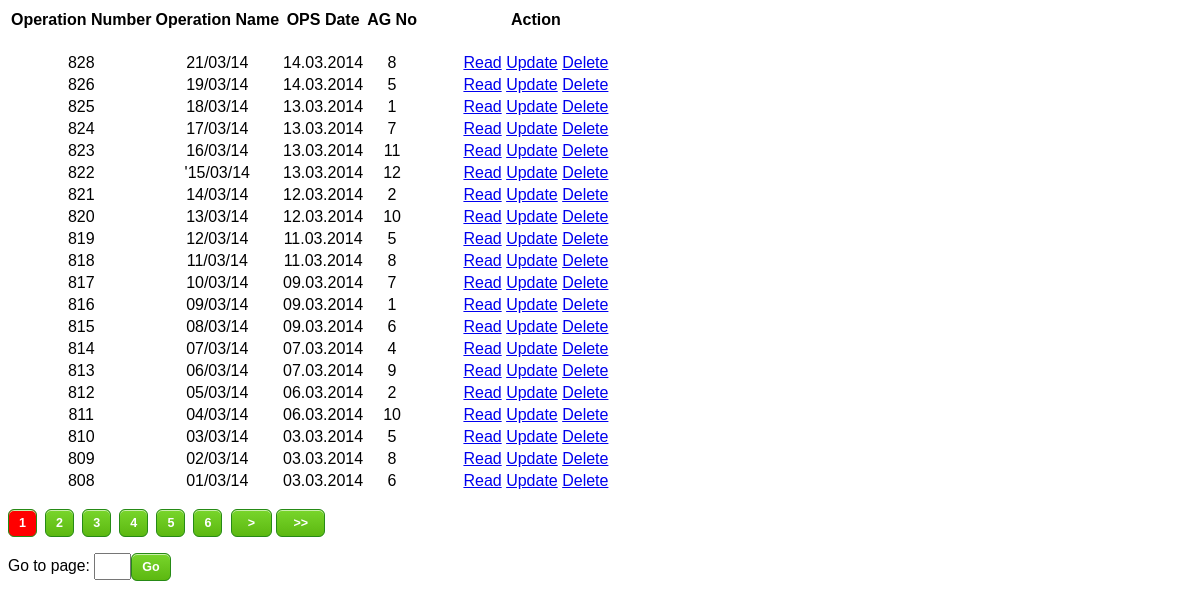
/total_ops.php, run on the app's committed database.
### tables this page shows
CREATE TABLE IF NOT EXISTS `operations` (
  `id` double DEFAULT NULL,
  `OPS_NAME` varchar(255) DEFAULT NULL,
  `DISTRICT` varchar(255) DEFAULT NULL,
  `PS` varchar(255) DEFAULT NULL,
  `AREA_OF_OPERATION` varchar(255) DEFAULT NULL,
  `OPS_DATE` varchar(255) DEFAULT NULL,
  `DURATION` varchar(255) DEFAULT NULL,
  `AG-NO` varchar(255) DEFAULT NULL,
  `REMARKS` varchar(255) DEFAULT NULL,
  `OTHER FORCES` varchar(255) DEFAULT NULL,
  `year` double DEFAULT NULL
);

### total_ops.php (the view, shortened to what this page needs)
<div class="container">
    <div class="row">
        <div class="container">
            <div class="row">
                <div class="col-md-12">
                    <div class="table-responsive">
                        <table id="mytable" class="table table-bordered table-striped ">
                            <thead>
                            <th class="col-sm-1" class="text-center"><STRONG><h4>Operation Number</h4></STRONG></th>
                            <th class="col-sm-3"><STRONG><h4>Operation Name</h4></STRONG></th>
                            <th class="col-sm-3"><STRONG><h4>OPS Date</h4></STRONG></th>
                            <th class="col-sm-2"><STRONG><h4>AG No</h4></STRONG></th>
                            <th class="col-sm-3"><STRONG><h4>Action</h4></STRONG></th>
                            </thead>
                            <tbody>
                            <?php
                            $page = isset($_GET['page']) ? $_GET['page'] : 1;
                            $recordsPerPage = 20;
                            $fromRecordNum = ($recordsPerPage * $page) - $recordsPerPage;
                            $pdo = Database::connect();
                            $sql = "SELECT * FROM operations ORDER BY
			                id desc LIMIT {$fromRecordNum}, {$recordsPerPage}";
                            foreach ($pdo->query($sql) as $row) {
                                echo '<tr>';
                                echo '<span class="pull-center"><td>' . $row['id'] . '</td></span>';
                                echo '<td>' . $row['OPS_NAME'] . '</td>';
                                echo '<td>' . $row['OPS_DATE'] . '</td>';
                                echo '<td>' . $row['AG-NO'] . '</td>';
                                echo '<td width=230px>';
                                echo '<a class="btn btn-default" href="ops_details.php?id=' . $row['id'] . '">Read</a>';
                                echo '<a class="btn btn-success" href="update.php?id=' . $row['id'] . '">Update</a>';
                                echo '<a class="btn btn-danger" href="delete.php?id=' . $row['id'] . '">Delete</a>';
                                echo '</td>';
                                echo '</tr>';
                            }
                            ?>
                            </tbody>
                        </table>
                        <?php include 'paginator.php'; ?>
                    </div>
                </div>

### total_ops.php (style rules this page uses)
th { text-align: center; }
td { text-align: center; }
.container { padding-right: 0px; padding-left: 0px; margin-right: 0px; margin-left: 0px }

### data on the page
operations: id "828", OPS_NAME "21/03/14", OPS_DATE "14.03.2014", value "8"
operations: id "826", OPS_NAME "19/03/14", OPS_DATE "14.03.2014", value "5"
operations: id "825", OPS_NAME "18/03/14", OPS_DATE "13.03.2014", value "1"
operations: id "824", OPS_NAME "17/03/14", OPS_DATE "13.03.2014", value "7"
operations: id "823", OPS_NAME "16/03/14", OPS_DATE "13.03.2014", value "11"
operations: id "822", OPS_NAME "'15/03/14", OPS_DATE "13.03.2014", value "12"
operations: id "821", OPS_NAME "14/03/14", OPS_DATE "12.03.2014", value "2"
operations: id "820", OPS_NAME "13/03/14", OPS_DATE "12.03.2014", value "10"
operations: id "819", OPS_NAME "12/03/14", OPS_DATE "11.03.2014", value "5"
operations: id "818", OPS_NAME "11/03/14", OPS_DATE "11.03.2014", value "8"
operations: id "817", OPS_NAME "10/03/14", OPS_DATE "09.03.2014", value "7"
operations: id "816", OPS_NAME "09/03/14", OPS_DATE "09.03.2014", value "1"
operations: id "815", OPS_NAME "08/03/14", OPS_DATE "09.03.2014", value "6"
operations: id "814", OPS_NAME "07/03/14", OPS_DATE "07.03.2014", value "4"
operations: id "813", OPS_NAME "06/03/14", OPS_DATE "07.03.2014", value "9"
operations: id "812", OPS_NAME "05/03/14", OPS_DATE "06.03.2014", value "2"
operations: id "811", OPS_NAME "04/03/14", OPS_DATE "06.03.2014", value "10"
operations: id "810", OPS_NAME "03/03/14", OPS_DATE "03.03.2014", value "5"
operations: id "809", OPS_NAME "02/03/14", OPS_DATE "03.03.2014", value "8"
operations: id "808", OPS_NAME "01/03/14", OPS_DATE "03.03.2014", value "6"
